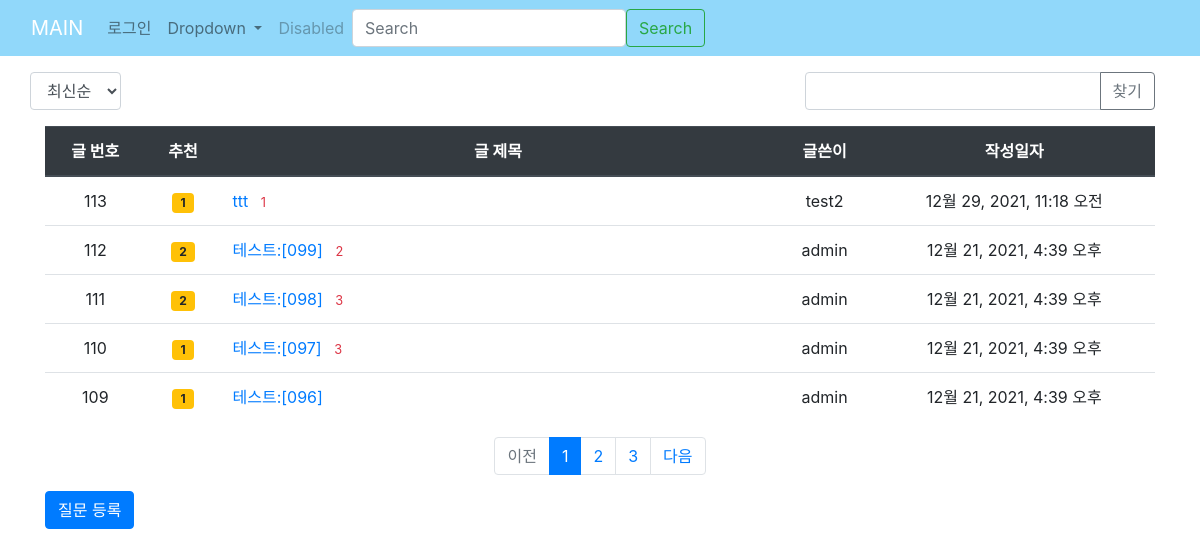
The page / on the database its author committed.
### board/models.py (models this page shows, shortened)
class Question(models.Model):
    modify_date = models.DateTimeField(null=True, blank=True)
    author = models.ForeignKey(User, on_delete=models.CASCADE, related_name='author_question')
    subject = models.CharField(max_length=200)
    content = models.TextField()
    create_date = models.DateTimeField()
    voter = models.ManyToManyField(User, related_name='voter_question')

### board/views/base_views.py (the view, shortened to what this page needs)
# urls.py: path('', base_views.index, name='index'),
def index(request):
    page = request.GET.get('page', '1') #페이징
    kw = request.GET.get('kw', '') # 검색어
    so = request.GET.get('so', 'recent')# 정렬기준
    if so =='recent':
        question_list = Question.objects.order_by('-create_date')
    elif so =='recommend':
        question_list = Question.objects.annotate(num_voter=Count('voter')).order_by('-num_voter', '-create_date')
    elif so == 'popular':
        question_list = Question.objects.annotate(num_answer=Count('answer')).order_by('-num_answer', '-create_date')
    paginator = Paginator(question_list, 5)
    page_obj = paginator.get_page(page)
    context = {'question_list': page_obj, 'page': page, 'kw': kw, 'so': so}
    return render(request, 'board/question_list.html', context)

### board/templatetags/board_filter.py (called while the page is built)
@register.filter
def sub(value, arg):
    return value - arg

### templates/board/question_list.html (shortened to what this page needs)
{% extends 'base.html' %}
{% load board_filter %}
{% block content %}
<div class="container my-3">
    <div class="row justify-content-between my-3">
        <div>
            <select class="form-control so">
                <option value="recent" {% if so == 'recent' %}selected{% endif %}>최신순</option>
            </select>
        </div>
        <div class="col-4 input-group">
            <input type="text" class="form-control kw" value="{{ kw|default_if_none:'' }}">
            <div class="input-group-append">
                <button class="btn btn-outline-secondary" type="button" id="btn_search">찾기</button>
            </div>
        </div>
    </div>
    <table class="table">
        <thead>
            <tr class="thead-dark text-center" s>
                <th>글 번호</th>
                <th>추천</th>
                <th style="width:50%">글 제목</th>
                <th>글쓴이</th>
                <th>작성일자</th>
            </tr>
        </thead>
        <tbody>
        {% if question_list %}
        {% for question in question_list %}
        <tr class="text-center">
            <td>
                {{ question_list.paginator.count|sub:question_list.start_index|sub:forloop.counter0|add:1 }}
            </td>
            <td>
                {% if question.voter.all.count > 0 %}
                   <span class="badge badge-warning px-2 py-1">{{question.voter.all.count}}</span>
                {% endif %}
            </td>
            <td class="text-left">
                <a href="{% url 'board:detail' question.id %}">{{ question.subject }}</a>
                {% if question.answer_set.count > 0 %}
                <span class="text-danger small ml-2">{{ question.answer_set.count }}</span>
                {% endif %}
            </td>
            <td>{{ question.author }}</td>
            <td>{{ question.create_date }}</td>
        </tr>
        {% endfor %}
        {% else %}
        <tr>
            <td colspan="3">질문이 없습니다.</td>
        </tr>
        {% endif %}
        </tbody>
    </table>
    <ul class="pagination justify-content-center">
        {% if question_list.has_previous %}
        <li class="page-item">
            <a class="page-link" data-page="{{ question_list.previous_page_number }}" href="#">이전</a>
        </li>
        {% else %}
        <li class="page-item disabled">
            <a class="page-link" tabindex="-1" aria-disabled="true" href="#">이전</a>
        </li>
        {% endif %}
        {% for page_number in question_list.paginator.page_range %}
        {% if page_number >= question_list.number|add:-2 and page_number <= question_list.number|add:2 %}
            {% if page_number == question_list.number %}
            <li class="page-item active" aria-current="page">
                <a class="page-link" data-page="{{ page_number }}" href="#">{{ page_number }}</a>
            </li>
            {% else %}
            <li class="page-item">
                <a class="page-link" data-page="{{ page_number }}" href="#">{{ page_number }}</a>
            </li>
            {% endif %}
        {% endif %}
        {% endfor %}
        {% if question_list.has_next %}
        <li class="page-item">
            <a class="page-link" data-page="{{ question_list.next_page_number }}" href="#">다음</a>
        </li>
        {% else %}
        <li class="page-item disabled">
            <a class="page-link" tabindex="-1" aria-disabled="true" href="#">다음</a>
        </li>
        {% endif %}
    </ul>
    <a href="{% url 'board:question_create' %}" class="btn btn-primary">질문 등록</a>
</div>
{% endblock %}

### rows shown on the page
Question: paginator.count|sub "113", voter.all.count "1", subject "ttt", answer_set.count "1", author "test2", create_date "12월 29, 2021, 11:18 오전"
Question: paginator.count|sub "112", voter.all.count "2", subject "테스트:[099]", answer_set.count "2", author "admin", create_date "12월 21, 2021, 4:39 오후"
Question: paginator.count|sub "111", voter.all.count "2", subject "테스트:[098]", answer_set.count "3", author "admin", create_date "12월 21, 2021, 4:39 오후"
Question: paginator.count|sub "110", voter.all.count "1", subject "테스트:[097]", answer_set.count "3", author "admin", create_date "12월 21, 2021, 4:39 오후"
Question: paginator.count|sub "109", voter.all.count "1", subject "테스트:[096]", author "admin", create_date "12월 21, 2021, 4:39 오후"

### other values the page prints
{{ page_number }} "1"
{{ page_number }} "2" "3"
